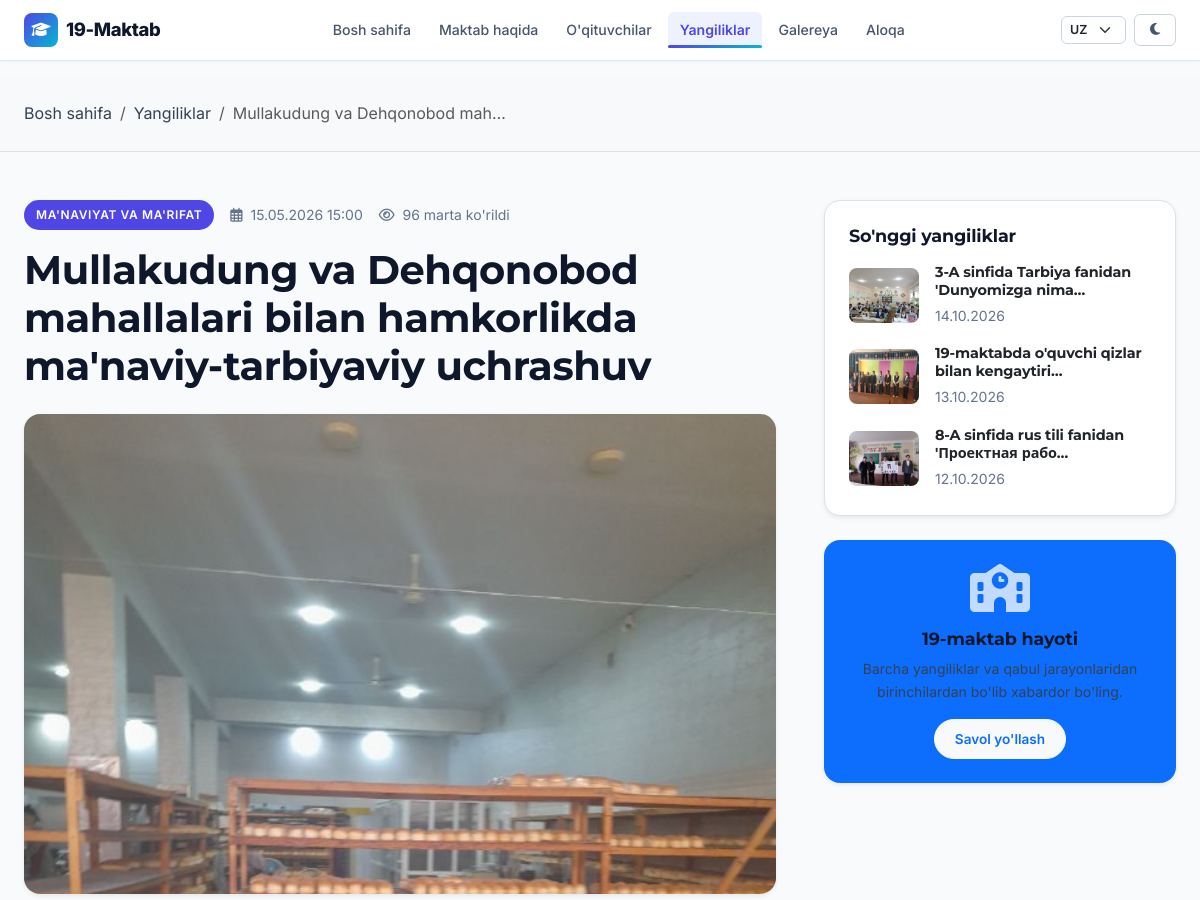
The page /news/mullakudung-va-dehqonobod-mfy-hamkorlik-manaviy-uchrashuv/ (upper part) on the database as committed earlier.
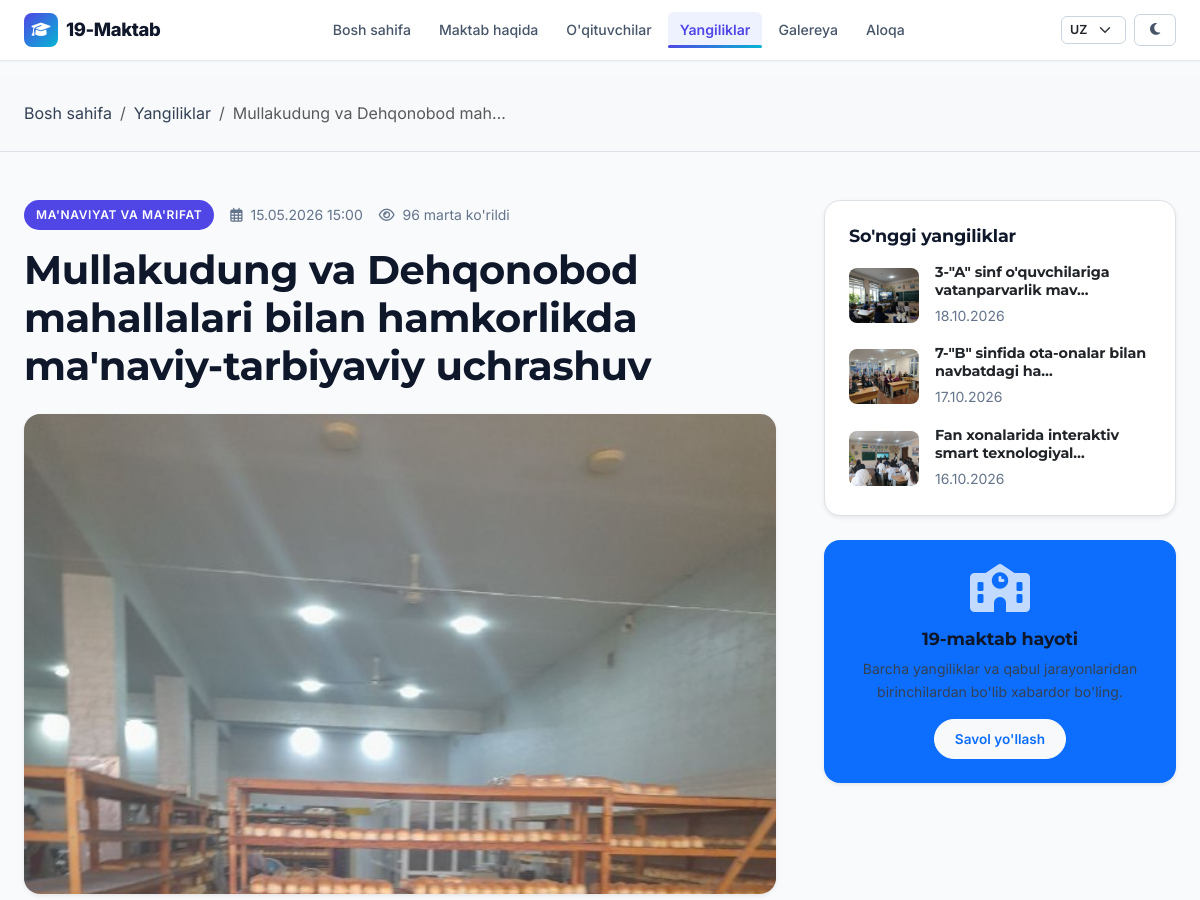
The same page on the database as committed later.
### apps/news/models.py (models this page shows, shortened)
class News(models.Model):
    STATUS_CHOICES = [
        ('draft', 'Qoralama'),
        ('scheduled', 'Rejalashtirilgan'),
        ('published', "E'lon qilingan"),
        ('archived', 'Arxivlangan'),
    ]
    title = models.CharField(max_length=300, verbose_name="Sarlavha (UZ)")
    title_ru = models.CharField(max_length=300, blank=True, verbose_name="Sarlavha (RU)")
    title_en = models.CharField(max_length=300, blank=True, verbose_name="Sarlavha (EN)")
    slug = models.SlugField(max_length=320, unique=True, verbose_name="Slug")
    category = models.ForeignKey(NewsCategory, on_delete=models.SET_NULL, null=True, blank=True, related_name='news_items', verbose_name="Toifa")
    excerpt = models.TextField(max_length=500, verbose_name="Qisqa mazmun (UZ)")
    excerpt_ru = models.TextField(max_length=500, blank=True, verbose_name="Qisqa mazmun (RU)")
    excerpt_en = models.TextField(max_length=500, blank=True, verbose_name="Qisqa mazmun (EN)")
    content = models.TextField(verbose_name="Batafsil matn (UZ)")
    content_ru = models.TextField(blank=True, verbose_name="Batafsil matn (RU)")
    content_en = models.TextField(blank=True, verbose_name="Batafsil matn (EN)")
    cover_image = models.ImageField(upload_to='news/covers/', blank=True, null=True, verbose_name="Muqova rasmi")
    status = models.CharField(max_length=20, choices=STATUS_CHOICES, default='draft', verbose_name="Holati")
    is_featured = models.BooleanField(default=False, verbose_name="Muhim yangilik")
    scheduled_at = models.DateTimeField(null=True, blank=True, verbose_name="Rejalashtirilgan vaqt")
    published_at = models.DateTimeField(null=True, blank=True, verbose_name="E'lon qilingan vaqt")
    created_at = models.DateTimeField(auto_now_add=True, verbose_name="Yaratilgan vaqt")
    updated_at = models.DateTimeField(auto_now=True, verbose_name="Tahrirlangan vaqt")
    views_count = models.PositiveIntegerField(default=0, verbose_name="Ko'rishlar soni")
    class Meta:
        verbose_name = 'Yangilik'
        verbose_name_plural = 'Yangiliklar'
        ordering = ['-published_at', '-created_at']
    @property
    def localized_title(self):
        lang = get_language() or 'uz'
        if lang.startswith('ru') and self.title_ru:
            return self.title_ru
        if lang.startswith('en') and self.title_en:
            return self.title_en
        return self.title
    @property
    def localized_excerpt(self):
        lang = get_language() or 'uz'
        if lang.startswith('ru') and self.excerpt_ru:
            return self.excerpt_ru
        if lang.startswith('en') and self.excerpt_en:
            return self.excerpt_en
        return self.excerpt
    @property
    def localized_content(self):
        lang = get_language() or 'uz'
        if lang.startswith('ru') and self.content_ru:
            return self.content_ru
        if lang.startswith('en') and self.content_en:
            return self.content_en
        return self.content
    def get_absolute_url(self):
        return reverse('news:detail', kwargs={'slug': self.slug})

### apps/news/views.py (the view)
# urls.py: path('<slug:slug>/', views.news_detail_view, name='detail'),
def news_detail_view(request, slug):
    news = get_object_or_404(
        News.objects.prefetch_related('images', 'videos', 'documents').select_related('category'),
        slug=slug,
        status='published'
    )
    News.objects.filter(pk=news.pk).update(views_count=F('views_count') + 1)
    news.refresh_from_db(fields=['views_count'])
    related_news = News.objects.filter(
        status='published'
    ).exclude(pk=news.pk).order_by('-published_at')[:3]
    context = {
        'news': news,
        'related_news': related_news,
    }
    return render(request, 'news/news_detail.html', context)

### apps/core/context_processors.py (called while the page is built)
def site_settings(request):
    settings_obj = SiteSettings.objects.first()
    return {
        'site_settings': settings_obj,
    }

### apps/core/models.py (called while the page is built)
    @property
    def localized_name(self):
        lang = get_language() or 'uz'
        if lang.startswith('ru') and self.school_name_ru:
            return self.school_name_ru
        if lang.startswith('en') and self.school_name_en:
            return self.school_name_en
        return self.school_name

    @property
    def localized_tagline(self):
        lang = get_language() or 'uz'
        if lang.startswith('ru') and self.tagline_ru:
            return self.tagline_ru
        if lang.startswith('en') and self.tagline_en:
            return self.tagline_en
        return self.tagline

    @property
    def localized_address(self):
        lang = get_language() or 'uz'
        if lang.startswith('ru') and self.address_ru:
            return self.address_ru
        if lang.startswith('en') and self.address_en:
            return self.address_en
        return self.address

### templates/news/news_detail.html (shortened to what this page needs)
{% extends 'base.html' %}
{% load i18n static %}
{% block content %}
<div class="bg-light py-4 border-bottom mb-4">
    <div class="container">
        <nav aria-label="breadcrumb">
            <ol class="breadcrumb mb-0">
                <li class="breadcrumb-item"><a href="{% url 'home' %}">{% trans "Bosh sahifa" %}</a></li>
                <li class="breadcrumb-item"><a href="{% url 'news:list' %}">{% trans "Yangiliklar" %}</a></li>
                <li class="breadcrumb-item active text-truncate" style="max-width: 300px;" aria-current="page">{{ news.localized_title }}</li>
            </ol>
        </nav>
    </div>
</div>
<div class="container py-4">
    <div class="row g-5">
        <article class="col-lg-8">
            <div class="mb-3 d-flex flex-wrap align-items-center gap-3">
                {% if news.category %}
                    <span class="badge-category text-white" style="background-color: {{ news.category.color }};">
                        {{ news.category.localized_name }}
                    </span>
                {% endif %}
                <span class="text-muted small"><i class="far fa-calendar-alt me-1"></i> {{ news.published_at|date:"d.m.Y H:i" }}</span>
                <span class="text-muted small"><i class="far fa-eye me-1"></i> {{ news.views_count }} {% trans "marta ko'rildi" %}</span>
            </div>
            <h1 class="fw-bold mb-4 display-6">{{ news.localized_title }}</h1>
            {% if news.cover_image %}
                <div class="rounded-4 overflow-hidden shadow-sm mb-4" style="max-height: 480px;">
                    <img src="{{ news.cover_image.url }}" alt="{{ news.localized_title }}" class="w-100 h-100" style="object-fit: cover;">
                </div>
            {% endif %}
        </article>
        <aside class="col-lg-4">
            <div class="sticky-top" style="top: 90px;">
                <div class="p-4 bg-white rounded-4 shadow-sm border mb-4">
                    <h5 class="fw-bold mb-3">{% trans "So'nggi yangiliklar" %}</h5>
                    <div class="d-flex flex-column gap-3">
                        {% for item in related_news %}
                            <div class="d-flex gap-3 align-items-center">
                                {% if item.cover_image %}
                                    <img src="{{ item.cover_image.url }}" alt="{{ item.localized_title }}" class="rounded-3" style="width: 70px; height: 55px; object-fit: cover;">
                                {% else %}
                                    <div class="rounded-3 bg-light d-flex align-items-center justify-content-center text-muted" style="width: 70px; height: 55px;">
                                        <i class="far fa-newspaper"></i>
                                    </div>
                                {% endif %}
                                <div>
                                    <h6 class="mb-1" style="font-size: 0.9rem;">
                                        <a href="{{ item.get_absolute_url }}" class="text-dark text-decoration-none">
                                            {{ item.localized_title|truncatechars:45 }}
                                        </a>
                                    </h6>
                                    <small class="text-muted">{{ item.published_at|date:"d.m.Y" }}</small>
                                </div>
                            </div>
                        {% endfor %}
                    </div>
                </div>
                <div class="p-4 bg-primary text-white rounded-4 shadow-sm text-center">
                    <i class="fas fa-school fa-3x mb-3 opacity-75"></i>
                    <h5 class="fw-bold mb-2">{% trans "19-maktab hayoti" %}</h5>
                    <p class="small opacity-90 mb-3">{% trans "Barcha yangiliklar va qabul jarayonlaridan birinchilardan bo'lib xabardor bo'ling." %}</p>
                    <a href="{% url 'contacts:contact' %}" class="btn btn-light btn-sm fw-semibold text-primary">
                        {% trans "Savol yo'llash" %}
                    </a>
                </div>
            </div>
        </aside>
    </div>
</div>
{% endblock %}

Rows that differ between the two databases and show on the page:
no longer on this page (row unchanged): News: cover_image (picture), localized_title "3-A sinfida Tarbiya fanidan 'Dunyomizga nima…", published_at "14.10.2026"
no longer on this page (row unchanged): News: cover_image (picture), localized_title "19-maktabda o'quvchi qizlar bilan kengaytiri…", published_at "13.10.2026"
no longer on this page (row unchanged): News: cover_image (picture), localized_title "8-A sinfida rus tili fanidan 'Проектная рабо…", published_at "12.10.2026"
added News: cover_image (picture), localized_title "3-\"A\" sinf o'quvchilariga vatanparvarlik mav…", published_at "18.10.2026"
added News: cover_image (picture), localized_title "7-\"B\" sinfida ota-onalar bilan navbatdagi ha…", published_at "17.10.2026"
added News: cover_image (picture), localized_title "Fan xonalarida interaktiv smart texnologiyal…", published_at "16.10.2026"
